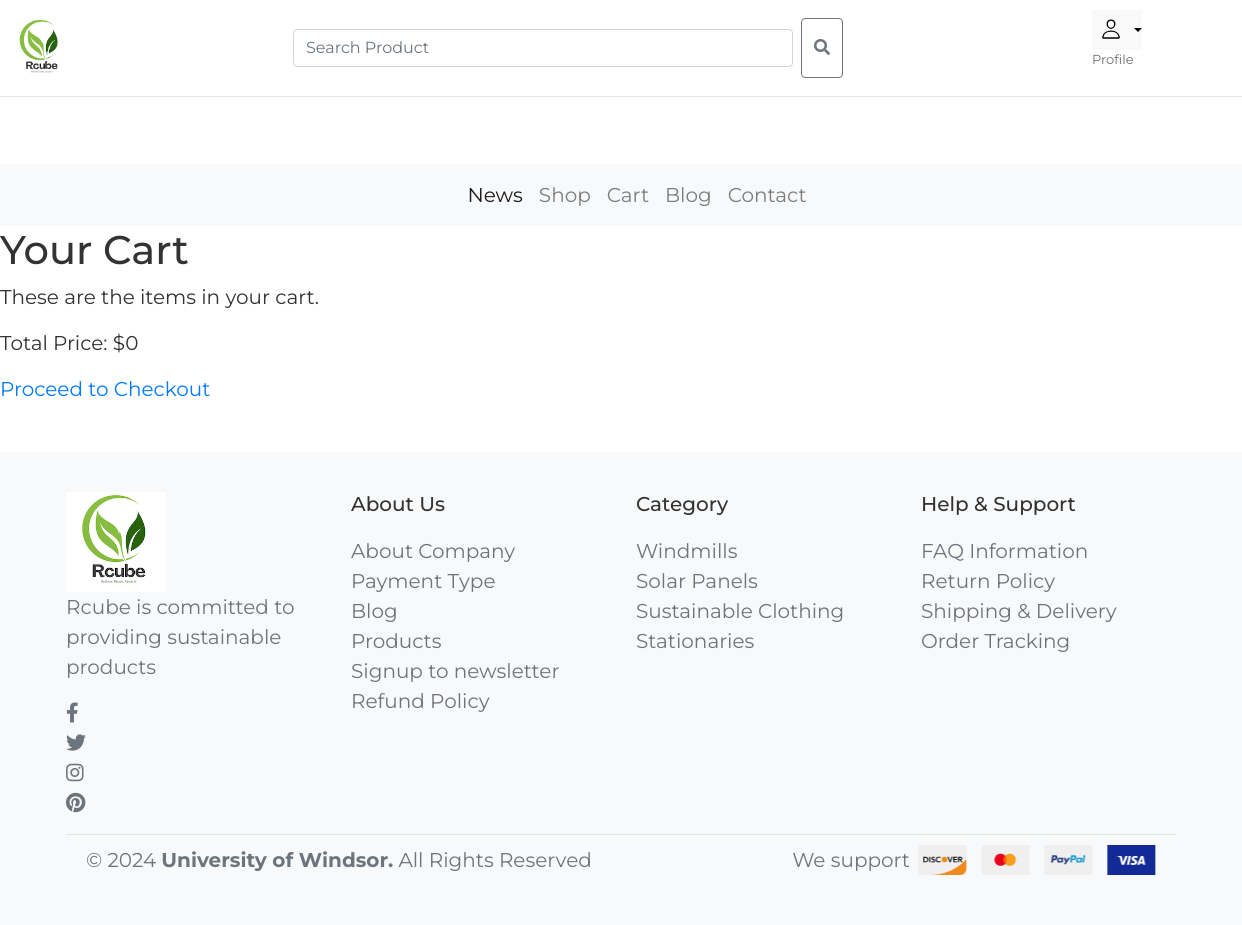
Before: /cart/ (signed in) with the older database file.
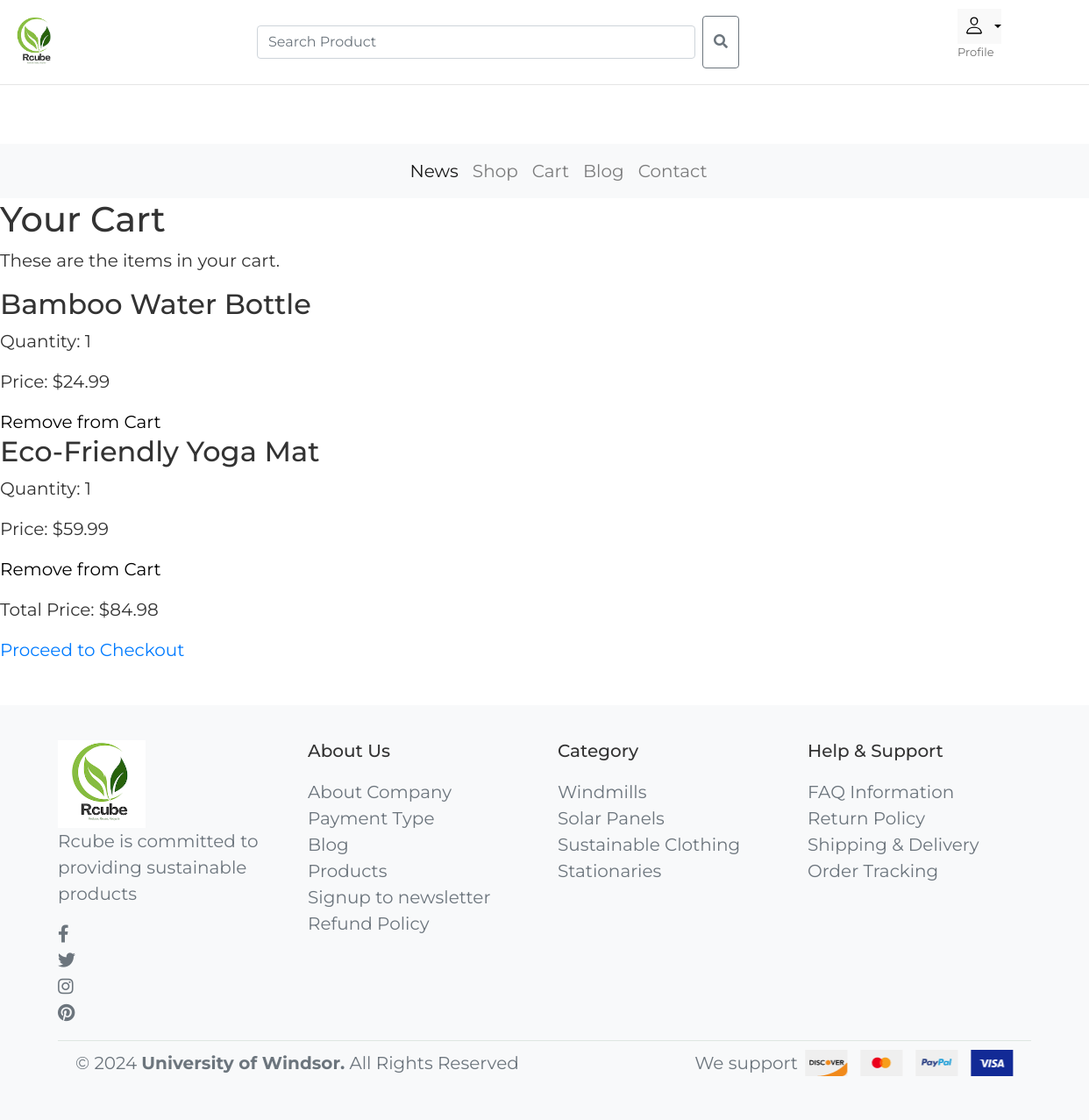
After: the same page with the newer database file.
### rcubeApp/models.py (models this page shows, shortened)
class OrderItem(models.Model):
    order = models.ForeignKey(Order, on_delete=models.CASCADE)
    product = models.ForeignKey(Product, on_delete=models.CASCADE)
    quantity = models.PositiveIntegerField(default=1)
    def get_total_price(self):
        return self.product.price * self.quantity

class Order(models.Model):
    ORDER_STATUS_CHOICES = (
        ('Pending', 'Pending'),
        ('Processed', 'Processed'),
        ('Shipped', 'Shipped'),
        ('Completed', 'Completed'),
        ('Cancelled', 'Cancelled'),
        ('Delivered', 'Delivered'),
    )
    user = models.ForeignKey(User, on_delete=models.CASCADE)
    completed = models.DateTimeField(auto_now_add=True)
    created = models.DateTimeField(auto_now_add=True)
    status = models.CharField(max_length=10, choices=ORDER_STATUS_CHOICES, default='Pending')
    total_price = models.DecimalField(max_digits=10, decimal_places=2, default=0.00)

### usersApp/models.py (models this page shows, shortened)
class Product(models.Model):
    name = models.CharField(max_length=100)
    description = models.TextField(blank=True)
    price = models.DecimalField(max_digits=10, decimal_places=2)
    category = models.ForeignKey(Category, on_delete=models.CASCADE)
    image = models.ImageField(upload_to='product_images/', blank=True, null=True)

### rcubeApp/views.py (the view, shortened to what this page needs)
# urls.py: path('cart/', views.cart, name='cart'),
@login_required
def cart(request):
    order = Order.objects.filter(user=request.user, status='Pending').first()
    if not order:
        order_items = []
        total_price = 0
    else:
        order_items = order.orderitem_set.all()
        total_price = order.total_price
    return render(request, 'cart.html', {'order_items': order_items, 'total_price': total_price})

### rcubeApp/templates/cart.html (shortened to what this page needs)
{% extends 'rcube-green-ecom/base2.html' %}
{% block content %}
<h1>Your Cart</h1>
<p>These are the items in your cart.</p>
    <ul>
        {% for item in order_items %}
            <li>
                <h2>{{ item.product.name }}</h2>
                <p>Quantity: {{ item.quantity }}</p>
                <p>Price: ${{ item.get_total_price }}</p>
                <form method="post" action="{% url 'cart' %}">
                    <button type="submit">Remove from Cart</button>
                </form>
            </li>
        {% endfor %}
    </ul>
    <p>Total Price: ${{ total_price }}</p>
    <a href="{% url 'add_payment_method' %}">Proceed to Checkout</a>
{% endblock %}

Changed rows visible on the page:
added OrderItem: product.name "Bamboo Water Bottle", quantity "1", get_total_price "24.99"
added OrderItem: product.name "Eco-Friendly Yoga Mat", quantity "1", get_total_price "59.99"
added Order: total_price "84.98"
Other visible differences:
{{ total_price }}: "0" → (not shown)
